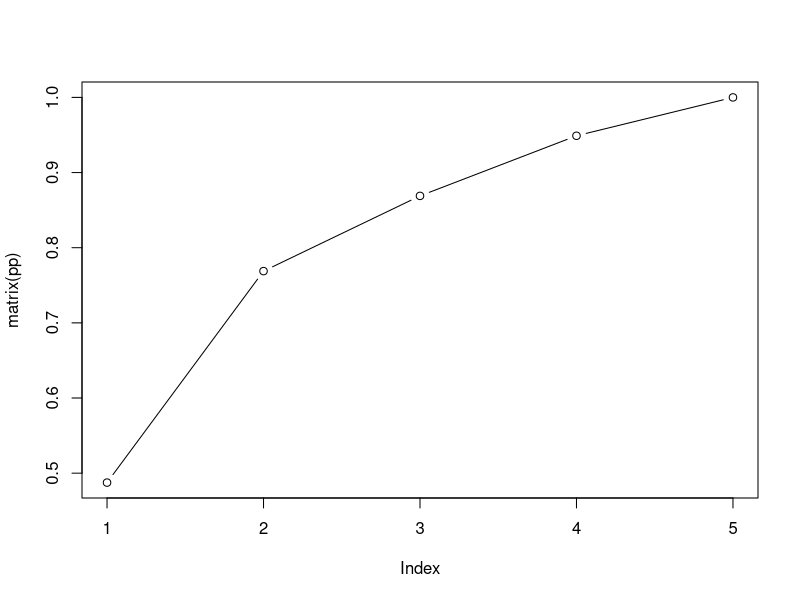
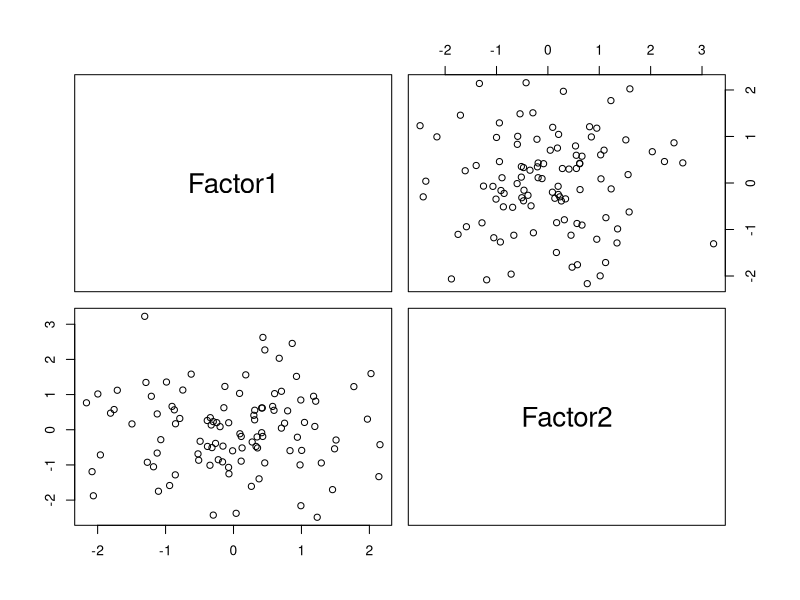

Recreate these plots in R, in order. (Note: this script raises an error after producing the figures.)
# AT 3 - Part A - Q2

stock.data = read.csv(file='stockdata.csv')
head(stock.data)


R_mat = cor(stock.data)
R_mat


# eigens 
egs  = eigen(R_mat)
V = egs$vectors
Lambdas = egs$values
D = diag(egs$values)

# check 
p = dim(R_mat)[1]
sum(Lambdas)
all.equal(p, sum(Lambdas))

# choose m

# create a scree plot to determine a cutoff at 
# which selected lambda maximise explained variance
pp <- c()
for (m in 1:p){
  pp <- append(pp, sum(Lambdas[1:m]) / p)
    #(1 - (sum(Lambdas[1:i]) / sum(Lambdas)))
}
print(pp)
plot(matrix(pp), type='b')

m = 3 # 87% cumulatie proportion of total sample variance explained 

Fs <- c() 
Hs <- c()


Fl_1 <- round(sqrt(Lambdas[1]) * V[,1], 2)
Fl_2 <- round(sqrt(Lambdas[2]) * V[,2], 2)
Fl_3 <- round(sqrt(Lambdas[3]) * V[,3], 2)
Fs <- cbind(Fl_1, Fl_2, Fl_3)

rownames(Fs) <- colnames(stock.data)
Hs <- apply(Fs, 1, function(r) sum(r**2))
Fs <- cbind(Fs, Hs)
# specific var 1 - Hs
Epsilon <- 1 - Hs
Fs <- cbind(Fs, Epsilon)



## Estimate R
Epsilon_mat <- diag(Epsilon)
L = matrix(cbind(Fl_1, Fl_2, Fl_3), ncol=3)
#L = matrix(cbind(Fl_1, Fl_2), ncol=2)

Est_R = round( L %*% t(L) + Epsilon_mat, 2 )
Est_R
round(R_mat,2)

#sum of squared entries of residual matrix 
# is less or equal to sum of left out eigen values

sum((R_mat - Est_R)**2) <= sum(Lambdas[(m+1):p])

Lambdas[1:m]
Fs

# cumulativ propotion if total sample variance explained 
prop_explained <- c()
for (i in 1:m){
  prop_explained<-append(prop_explained, sum(Lambdas[1:i])/p)
}
prop_explained



## rotate factors 
L_rotated <- varimax(L)
rownames(L_rotated$loadings) <- colnames(stock.data)
L_rotated



### using R - mle
fact1 <- factanal(stock.data,factors = 2, rotation = 'none', scores = 'Bartlett')
pairs(fact1$scores)
library(car)
scatterpl


fact2 <- psych::principal(stock.data, nfactors = 3, rotate = 'varimax')
fact2
L_rotated
Fs
prop_explained
